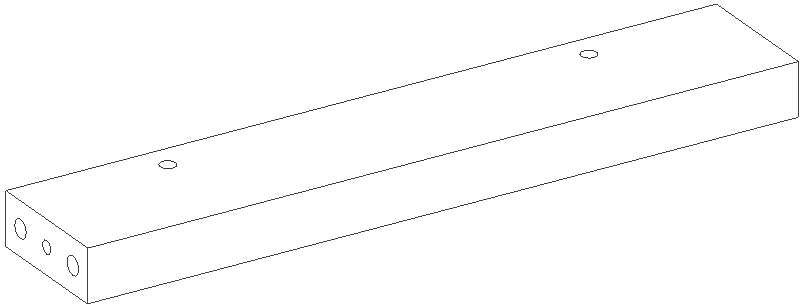
#> input picture Challenge/First_Year/cad_images/stefan/03_17.png, 803 x 307 px; its folder holds only this picture in this run
$ python -i utils.py   (imports and definitions only)   (older library calls are emulated)
#> lines starting #> are read from the running program, lines starting #| are printed output that depends on the picture
#> further down, picture is the input picture: shape (307, 803, 3); min 42, max 255, mean 252.9
import os
import shutil
import time
import collections
import scipy.ndimage as ndimage
import math
from PIL import Image
from PIL.ImageOps import invert
import matplotlib.pyplot as plt
import numpy as np
import cv2 as cv
import glob
import tensorflow as tf


assembly_list = ['ekedalen', 'gamleby', 'idolf', 'ingatorp', 'ingolf', 'ivar', 'kaustby', 'lerhamn', 'nordmyra', 'nordviken', 'norraryd', 'norrnas', 'stefan', 'stefan_9', 'input', 'mission1', 'mission2']

# def save_group_intermediate() -이삭

# [15 lines left out: function set_connectors, not called in this run]

def diamond_se(r):
        kernel = np.zeros((2 * r + 1, 2 * r + 1), dtype=np.uint8)
        for i in range(0, r):
            kernel[i, r - i:r + i + 1] = 1
            kernel[2 * r - i, r - i:r + i + 1] = 1
        kernel[r, :] = 1
        return kernel


# [454 lines left out: functions resize_cut, prep_carpet, is_valid_cut, set_steps_from_cut, grouping, not called in this run]


def div_cut(I):
    """ divide first cut if it has materials on its top """
    H, W, C = I.shape
#> H = 307; W = 803; C = 3
    gray = I[:, :, 0]
    inv = 255 - gray
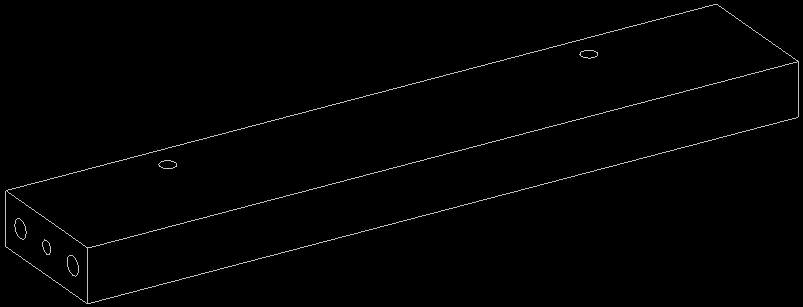
#> inv: shape (307, 803); min 0, max 213, mean 2.1
    # erosion to inverted gray-scale image with diamond-shaped-StructuringElement
    r = int(6 * W / 1166)
#> r = 4
    r_d = int(3 * W / 1166)
#> r_d = 2
    num_w, num_h = W / 6, H / 5
#> num_w = 133.8; num_h = 61.4

    # to set position of actions
    kernel_pos = diamond_se(r)
    erode_pos = cv.erode(inv, kernel_pos, iterations=1)
#> erode_pos: shape (307, 803); every value is 0
    # thresholding eroded image
    bin_pos = erode_pos > 200
    # labeling thresholded image and original image
    bin_labeled_array_pos, num_feature = ndimage.label(bin_pos)
#> bin_labeled_array_pos: shape (307, 803) int32; every value is 0
#> num_feature = 0

    # to get detailed shape of actions
    kernel_detail = diamond_se(r_d)
    erode_detail = cv.erode(inv, kernel_detail, iterations=1)
    bin_detail = erode_detail > 200
    bin_labeled_array_detail, _ = ndimage.label(bin_detail)
    bin_objects_detail = ndimage.find_objects(bin_labeled_array_detail)
#> bin_objects_detail = []

    for i in range(num_feature):
        # pos = bin_objects_pos[i]
        pos_y, pos_x = np.where(bin_labeled_array_pos == i + 1)
        num = bin_labeled_array_detail[pos_y[0], pos_x[0]]
        # except sequence numbers and too-weak action candidates
        shape = bin_objects_detail[num - 1]
        x = shape[1].start
        y = shape[0].start
        w = shape[1].stop - x
        h = shape[0].stop - y
        if 3.6 > h / w > 3 and max(pos_x) < num_w:
            if max(pos_y) > num_h:
                # I = I[min(pos_y) - 10:, :, :]
                cv.rectangle(I, (0, 0), (I.shape[1], min(pos_y) - 10), (255, 255, 255), -1)
    return I


# [146 lines left out: functions save_result_text, save_group_intermediate, tostring, return_color_tuple, get_serial_detect_values, get_serial_detect_corners and 1 more, not called in this run]


_Point = collections.namedtuple('Point', ['x', 'y'])


class Point(_Point):

    def __add__(self, p):
        return Point(self.x + p.x, self.y + p.y)

    def __sub__(self, p):
        return Point(self.x - p.x, self.y - p.y)

    def recenter(self, old_center, new_center):
        return self + (new_center - old_center)

    # [5 lines left out: function rotate, not called in this run]


def getCenter(im):
    # center point of image
    return Point(*(d / 2 for d in im.size))


Bound = collections.namedtuple('Bound', ('left', 'upper', 'right', 'lower'))


# [23 lines left out: functions getBounds, getBoundsPoints, getBoundsCenter, not called in this run]


def roundint(values):
    return tuple(int(round(v)) for v in values)


# [415 lines left out: functions getRotatedRectanglePoints, crop, _cropWithPoints, show, get_iou, refresh_folder and 5 more, not called in this run]

>>> import cv2
>>> picture = cv2.cvtColor(cv2.imread('../../../../First_Year/cad_images/stefan/03_17.png'), cv2.COLOR_BGR2RGB)
>>> result = div_cut(picture)
